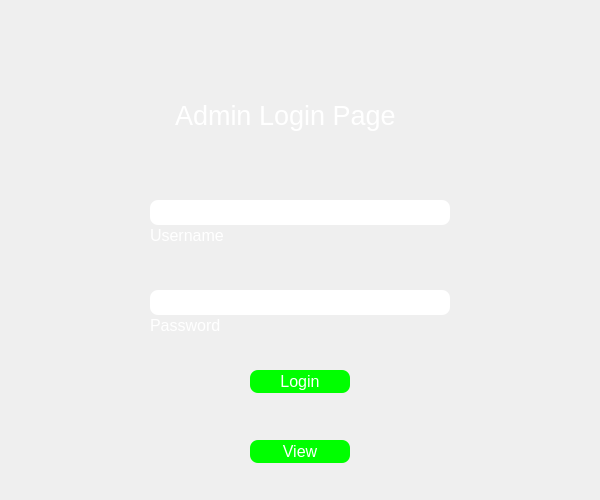
<?xml version="1.0" encoding="UTF-8"?>
<ui version="4.0">
 <class>AdminLoginPage</class>
 <widget class="QMainWindow" name="AdminLoginPage">
  <property name="geometry">
   <rect>
    <x>0</x>
    <y>0</y>
    <width>600</width>
    <height>500</height>
   </rect>
  </property>
  <property name="windowTitle">
   <string>MainWindow</string>
  </property>
  <property name="styleSheet">
   <string notr="true">background-color: qlineargradient(spread:pad, x1:0, y1:0, x2:1, y2:1, stop:0 rgba(95, 151, 235, 255), stop:1 rgba(255, 255, 255, 255));

QPushButton-active {
	position: relative;
	top: 1px;
}</string>
  </property>
  <widget class="QWidget" name="centralwidget">
   <property name="styleSheet">
    <string notr="true">QPushButton{
	background-color: rgb(0, 255, 0);
	color: rgb(255, 255, 255);
	border-radius: 8px;
	border-style: outset;
}

QPushButton:hover {
	color: light-grey;
}</string>
   </property>
   <widget class="QPushButton" name="LoginButton">
    <property name="geometry">
     <rect>
      <x>250</x>
      <y>370</y>
      <width>100</width>
      <height>23</height>
     </rect>
    </property>
    <property name="font">
     <font>
      <family>Arial</family>
      <pointsize>12</pointsize>
     </font>
    </property>
    <property name="styleSheet">
     <string notr="true"/>
    </property>
    <property name="text">
     <string>Login</string>
    </property>
   </widget>
   <widget class="QLabel" name="Username">
    <property name="geometry">
     <rect>
      <x>150</x>
      <y>225</y>
      <width>100</width>
      <height>21</height>
     </rect>
    </property>
    <property name="font">
     <font>
      <family>Arial</family>
      <pointsize>12</pointsize>
     </font>
    </property>
    <property name="styleSheet">
     <string notr="true">color: rgb(255, 255, 255);
background-color: transparent;</string>
    </property>
    <property name="text">
     <string>Username</string>
    </property>
   </widget>
   <widget class="QLabel" name="Password">
    <property name="geometry">
     <rect>
      <x>150</x>
      <y>315</y>
      <width>100</width>
      <height>21</height>
     </rect>
    </property>
    <property name="font">
     <font>
      <family>Arial</family>
      <pointsize>12</pointsize>
     </font>
    </property>
    <property name="styleSheet">
     <string notr="true">color: rgb(255, 255, 255);
background-color: transparent;</string>
    </property>
    <property name="text">
     <string>Password</string>
    </property>
   </widget>
   <widget class="QPushButton" name="ViewButton">
    <property name="geometry">
     <rect>
      <x>250</x>
      <y>440</y>
      <width>100</width>
      <height>23</height>
     </rect>
    </property>
    <property name="font">
     <font>
      <family>Arial</family>
      <pointsize>12</pointsize>
     </font>
    </property>
    <property name="styleSheet">
     <string notr="true"/>
    </property>
    <property name="text">
     <string>View</string>
    </property>
   </widget>
   <widget class="QLineEdit" name="UsernameValue">
    <property name="geometry">
     <rect>
      <x>150</x>
      <y>200</y>
      <width>300</width>
      <height>25</height>
     </rect>
    </property>
    <property name="styleSheet">
     <string notr="true">border-radius: 8px;
background-color: rgb(255, 255, 255);</string>
    </property>
   </widget>
   <widget class="QLineEdit" name="PasswordValue">
    <property name="geometry">
     <rect>
      <x>150</x>
      <y>290</y>
      <width>300</width>
      <height>25</height>
     </rect>
    </property>
    <property name="styleSheet">
     <string notr="true">background-color: rgb(255, 255, 255);
border-radius: 8px;</string>
    </property>
   </widget>
   <widget class="QLabel" name="TitleLabel">
    <property name="geometry">
     <rect>
      <x>175</x>
      <y>90</y>
      <width>250</width>
      <height>50</height>
     </rect>
    </property>
    <property name="font">
     <font>
      <family>Arial</family>
      <pointsize>20</pointsize>
     </font>
    </property>
    <property name="styleSheet">
     <string notr="true">color: rgb(255, 255, 255);
background-color: transparent;</string>
    </property>
    <property name="text">
     <string>Admin Login Page</string>
    </property>
   </widget>
  </widget>
 </widget>
 <resources/>
 <connections/>
</ui>
